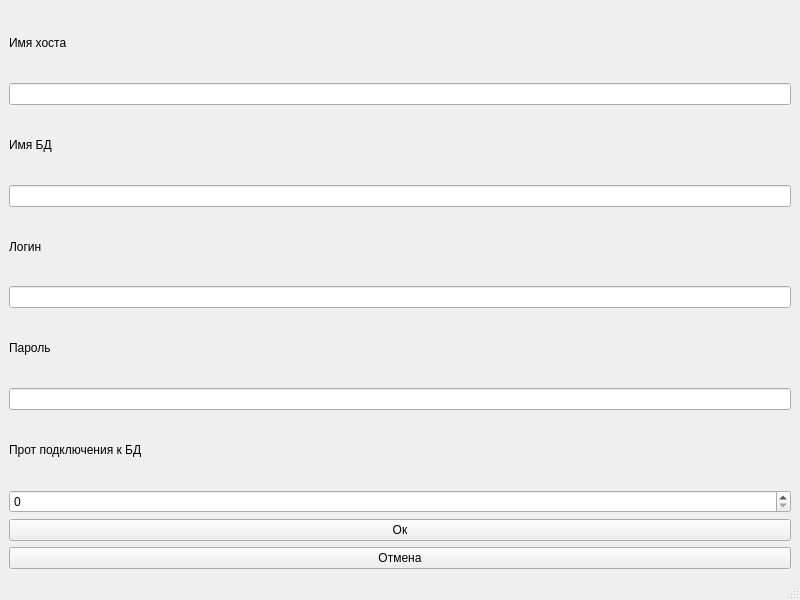
<?xml version="1.0" encoding="UTF-8"?>
<ui version="4.0">
 <class>MainWindow</class>
 <widget class="QMainWindow" name="MainWindow">
  <property name="geometry">
   <rect>
    <x>0</x>
    <y>0</y>
    <width>800</width>
    <height>600</height>
   </rect>
  </property>
  <property name="windowTitle">
   <string>MainWindow</string>
  </property>
  <widget class="QWidget" name="centralwidget">
   <layout class="QGridLayout" name="gridLayout">
    <item row="6" column="0">
     <widget class="QLineEdit" name="lineEdit_3"/>
    </item>
    <item row="4" column="0">
     <widget class="QLineEdit" name="lineEdit_2"/>
    </item>
    <item row="9" column="0">
     <widget class="QLabel" name="label_5">
      <property name="text">
       <string>Прот подключения к БД</string>
      </property>
     </widget>
    </item>
    <item row="5" column="0">
     <widget class="QLabel" name="label_3">
      <property name="text">
       <string>Логин</string>
      </property>
     </widget>
    </item>
    <item row="3" column="0">
     <widget class="QLabel" name="label_2">
      <property name="text">
       <string>Имя БД</string>
      </property>
     </widget>
    </item>
    <item row="8" column="0">
     <widget class="QLineEdit" name="lineEdit_4"/>
    </item>
    <item row="13" column="0">
     <widget class="QPushButton" name="pushButton">
      <property name="text">
       <string>Отмена</string>
      </property>
     </widget>
    </item>
    <item row="10" column="0">
     <widget class="QSpinBox" name="spinBox"/>
    </item>
    <item row="2" column="0">
     <widget class="QLineEdit" name="lineEdit"/>
    </item>
    <item row="7" column="0">
     <widget class="QLabel" name="label_4">
      <property name="text">
       <string>Пароль</string>
      </property>
     </widget>
    </item>
    <item row="12" column="0">
     <widget class="QPushButton" name="pushButton_2">
      <property name="text">
       <string>Ок</string>
      </property>
     </widget>
    </item>
    <item row="1" column="0">
     <widget class="QLabel" name="label">
      <property name="text">
       <string>Имя хоста</string>
      </property>
     </widget>
    </item>
   </layout>
  </widget>
  <widget class="QMenuBar" name="menubar">
   <property name="geometry">
    <rect>
     <x>0</x>
     <y>0</y>
     <width>800</width>
     <height>22</height>
    </rect>
   </property>
  </widget>
  <widget class="QStatusBar" name="statusbar"/>
 </widget>
 <resources/>
 <connections/>
</ui>
